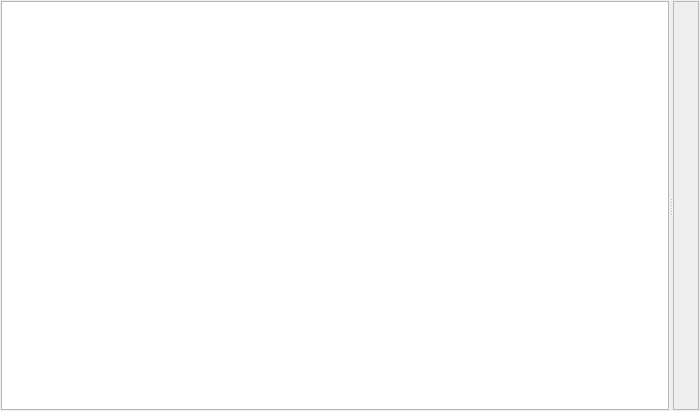
<?xml version="1.0" encoding="UTF-8"?>
<ui version="4.0">
 <class>AdvancedChannels</class>
 <widget class="QWidget" name="AdvancedChannels">
  <property name="geometry">
   <rect>
    <x>0</x>
    <y>0</y>
    <width>700</width>
    <height>411</height>
   </rect>
  </property>
  <property name="windowTitle">
   <string>Form</string>
  </property>
  <layout class="QHBoxLayout" name="horizontalLayout">
   <property name="leftMargin">
    <number>1</number>
   </property>
   <property name="topMargin">
    <number>1</number>
   </property>
   <property name="rightMargin">
    <number>1</number>
   </property>
   <property name="bottomMargin">
    <number>1</number>
   </property>
   <item>
    <widget class="QSplitter" name="splitter">
     <property name="orientation">
      <enum>Qt::Horizontal</enum>
     </property>
     <widget class="QTreeView" name="tvDrvChannels">
      <property name="sizePolicy">
       <sizepolicy hsizetype="Expanding" vsizetype="Expanding">
        <horstretch>1</horstretch>
        <verstretch>0</verstretch>
       </sizepolicy>
      </property>
      <attribute name="headerVisible">
       <bool>false</bool>
      </attribute>
     </widget>
     <widget class="QFrame" name="frWidgets">
      <property name="sizePolicy">
       <sizepolicy hsizetype="Preferred" vsizetype="Preferred">
        <horstretch>5</horstretch>
        <verstretch>0</verstretch>
       </sizepolicy>
      </property>
      <property name="frameShape">
       <enum>QFrame::StyledPanel</enum>
      </property>
      <property name="frameShadow">
       <enum>QFrame::Raised</enum>
      </property>
      <layout class="QVBoxLayout" name="verticalLayout">
       <property name="spacing">
        <number>0</number>
       </property>
       <property name="leftMargin">
        <number>0</number>
       </property>
       <property name="topMargin">
        <number>0</number>
       </property>
       <property name="rightMargin">
        <number>0</number>
       </property>
       <property name="bottomMargin">
        <number>0</number>
       </property>
      </layout>
     </widget>
    </widget>
   </item>
  </layout>
 </widget>
 <resources/>
 <connections>
  <connection>
   <sender>tvDrvChannels</sender>
   <signal>clicked(QModelIndex)</signal>
   <receiver>AdvancedChannels</receiver>
   <slot>on_selectIndex(QModelIndex)</slot>
   <hints>
    <hint type="sourcelabel">
     <x>157</x>
     <y>57</y>
    </hint>
    <hint type="destinationlabel">
     <x>702</x>
     <y>80</y>
    </hint>
   </hints>
  </connection>
  <connection>
   <sender>splitter</sender>
   <signal>splitterMoved(int,int)</signal>
   <receiver>AdvancedChannels</receiver>
   <slot>splitterMoved(int,int)</slot>
   <hints>
    <hint type="sourcelabel">
     <x>238</x>
     <y>13</y>
    </hint>
    <hint type="destinationlabel">
     <x>699</x>
     <y>24</y>
    </hint>
   </hints>
  </connection>
 </connections>
 <slots>
  <slot>on_selectIndex(QModelIndex)</slot>
  <slot>splitterMoved(int,int)</slot>
 </slots>
</ui>
